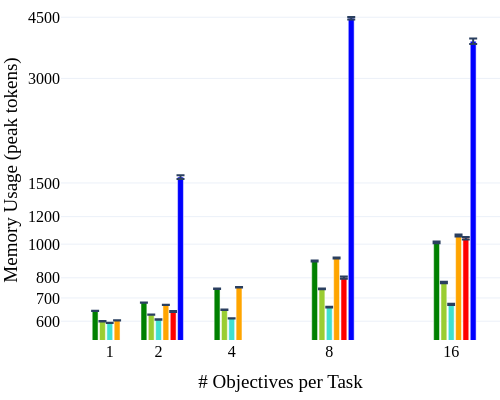

Here is the notebook cell this chart was saved with:
### Code cell
# First plot - Bar chart for tokens

fig = go.Figure()

# ABBEL Tokens replace with tokens01
fig.add_trace(go.Bar(
    x=[OBJS_TO_X[o] - 0.3 for o in ALL_NUM_OBJS],
    y=[np.mean(t) for t in tokens01],
    error_y=dict(type='data', array=[np.std(t)/np.sqrt(len(t)) for t in tokens01]),
    name='ABBEL',
    marker_color='green',
    width=0.12
))

# ABBEL (Length Penalty) Tokens
fig.add_trace(go.Bar(
    x=[OBJS_TO_X[o] - 0.15 for o in ALL_NUM_OBJS],
    y=[np.mean(t) for t in tokenspen05],
    error_y=dict(type='data', array=[np.std(t)/np.sqrt(len(t)) for t in tokenspen05]),
    name='ABBEL (Length Penalty 0.05)',
    marker_color='yellowgreen',
    width=0.12
))

fig.add_trace(go.Bar(
    x=[OBJS_TO_X[o] for o in ALL_NUM_OBJS],
    y=[np.mean(t) for t in tokenspen],
    error_y=dict(type='data', array=[np.std(t)/np.sqrt(len(t)) for t in tokenspen]),
    name='ABBEL (Length Penalty 0.1)',
    marker_color='turquoise',
    width=0.12
))

# MEM1 (Instruct) Tokens
fig.add_trace(go.Bar(
    x=[OBJS_TO_X[o] + 0.15for o in ALL_NUM_OBJS],
    y=[np.mean(t) for t in mtokens],
    error_y=dict(type='data', array=[np.std(t)/np.sqrt(len(t)) for t in mtokens]),
    name='MEM1 (Instruct)',
    marker_color='orange',
    width=0.12
))

# MEM1 (Reported) Tokens
fig.add_trace(go.Bar(
    x=[OBJS_TO_X[o] + 0.3 for o in REPORTED_OBJS],
    y=[640,801,1040],
    error_y=dict(type='data', array=[2,6,9]),
    name='MEM1',
    marker_color='red',
    width=0.12
))

# qwen 14b (Reported) Tokens
fig.add_trace(go.Bar(
    x=[OBJS_TO_X[o] + 0.45 for o in REPORTED_OBJS],
    y=[1560,4470,3840],
    error_y=dict(type='data', array=[19,37,71]),
    name='Qwen2.5-14B-Instruct',
    marker_color='blue',
    width=0.12
))

fig.update_layout(
    xaxis_title='# Objectives per Task',
    yaxis_title='Memory Usage (peak tokens)',
    template='plotly_white',
    font=dict(family='Times New Roman', size=16, color='black'),
    width=500,
    height=400,
    showlegend=False,
    xaxis=dict(tickvals=[OBJS_TO_X[o] for o in ALL_NUM_OBJS], ticktext=ALL_NUM_OBJS, range=[0, 9]),
    yaxis=dict(type='log', tickvals=[500,600,700,800,1000,1200,1500,3000,4500]),
    margin=dict(l=0, r=0, t=0, b=60)
)

fig.show()
fig.write_image("notebooks/figures/QA_peak_tokens_fulleval.pdf", width=500, height=400)

### Figure 1 — Plotly figure (JSON) as saved in the notebook; plotly's stock layout.template omitted (floating-point values rounded to 4 significant figures)
{"data": [{"error_y": {"array": [0.6623, 0.7186, 1.016, 2.612, 5.874], "type": "data"}, "marker": {"color": "green"}, "name": "ABBEL", "type": "bar", "width": 0.12, "x": [0.7, 1.7, 3.2, 5.2, 7.7], "y": [642.9, 678.5, 743.8, 894.5, 1012.0]}, {"error_y": {"array": [0.7283, 0.6843, 1.021, 2.145, 4.098], "type": "data"}, "marker": {"color": "yellowgreen"}, "name": "ABBEL (Length Penalty 0.05)", "type": "bar", "width": 0.12, "x": [0.85, 1.85, 3.35, 5.35, 7.85], "y": [599.7, 626.5, 647.5, 743.2, 775.3]}, {"error_y": {"array": [0.6343, 0.6569, 0.8774, 1.588, 2.836], "type": "data"}, "marker": {"color": "turquoise"}, "name": "ABBEL (Length Penalty 0.1)", "type": "bar", "width": 0.12, "x": [1, 2, 3.5, 5.5, 8], "y": [593.5, 606.9, 611.3, 658.6, 671.0]}, {"error_y": {"array": [0.5912, 0.7519, 1.264, 2.841, 6.698], "type": "data"}, "marker": {"color": "orange"}, "name": "MEM1 (Instruct)", "type": "bar", "width": 0.12, "x": [1.15, 2.15, 3.65, 5.65, 8.15], "y": [603.5, 668.5, 751.6, 912.6, 1058.0]}, {"error_y": {"array": [2, 6, 9], "type": "data"}, "marker": {"color": "red"}, "name": "MEM1", "type": "bar", "width": 0.12, "x": [2.3, 5.8, 8.3], "y": [640, 801, 1040]}, {"error_y": {"array": [19, 37, 71], "type": "data"}, "marker": {"color": "blue"}, "name": "Qwen2.5-14B-Instruct", "type": "bar", "width": 0.12, "x": [2.45, 5.95, 8.45], "y": [1560, 4470, 3840]}], "layout": {"font": {"color": "black", "family": "Times New Roman", "size": 16}, "height": 400, "margin": {"b": 60, "l": 0, "r": 0, "t": 0}, "showlegend": false, "width": 500, "xaxis": {"range": [0, 9], "ticktext": [1, 2, 4, 8, 16], "tickvals": [1, 2, 3.5, 5.5, 8], "title": {"text": "# Objectives per Task"}}, "yaxis": {"tickvals": [500, 600, 700, 800, 1000, 1200, 1500, 3000, 4500], "title": {"text": "Memory Usage (peak tokens)"}, "type": "log"}}}
